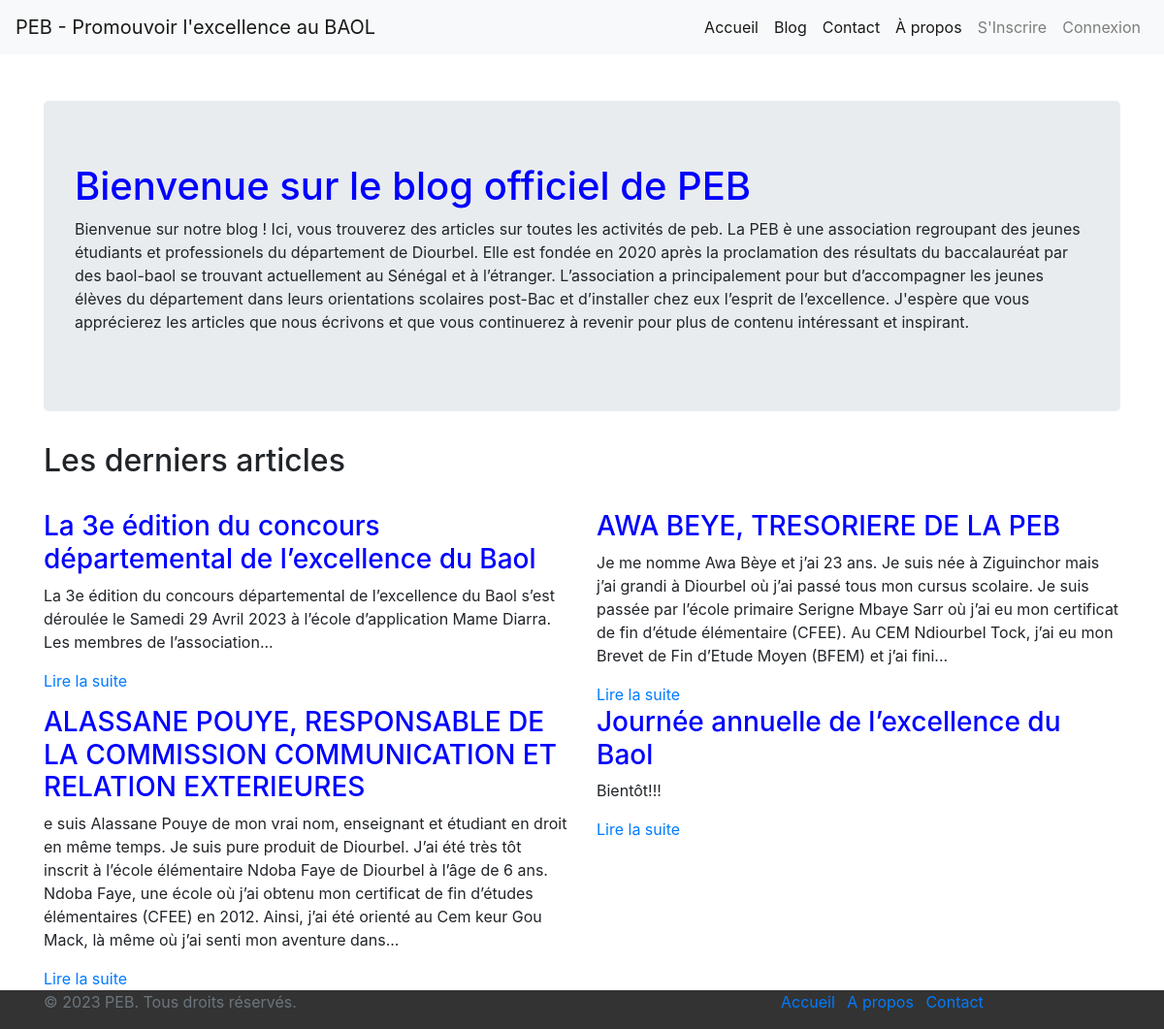
The page / on the database its author committed.
### blog_peb/models.py (models this page shows)
class Article(models.Model):
    titre = models.CharField(max_length=200)
    resume = models.TextField()
    miniature = models.ImageField()
    contenu = models.TextField()
    auteur = models.CharField(max_length=100)
    date_creation = models.DateTimeField(auto_now_add=True)
    date_mise_a_jour = models.DateTimeField(auto_now=True)

### blog_peb/views.py (the view)
# urls.py: path('', accueil, name='accueil'),
def accueil(request):
    latest_articles = Article.objects.order_by('date_creation')[:4]
    context = {
        'articles': latest_articles,
    }
    return render(request, 'accueil.html', context)

### blog_peb/templates/accueil.html (shortened to what this page needs)
{% extends 'base.html' %}
{% block content %}
  <div class="jumbotron">
    <h1>Bienvenue sur le blog officiel de PEB</h1>
    <p>Bienvenue sur notre blog ! Ici, vous trouverez des articles sur toutes les activités de peb.
        La PEB è une association regroupant des jeunes étudiants et professionels du département de Diourbel. Elle est fondée en 2020 après la proclamation des résultats du baccalauréat par des baol-baol se trouvant actuellement au Sénégal et à l’étranger.
        L’association a principalement pour but d’accompagner les jeunes élèves du département dans leurs orientations scolaires post-Bac et d’installer chez eux l’esprit de l’excellence.
        J'espère que vous apprécierez les articles que nous écrivons et que vous continuerez à revenir pour plus de contenu intéressant et inspirant.</p>
  </div>
  <h2>Les derniers articles</h2>
  <br>
  <div class="row">
    {% for article in articles %}
      <div class="col-md-6">
        <h3>{{ article.titre }}</h3>
        <p>{{ article.resume }}</p>
        <a href="{% url 'detail_article' id=article.id %}">Lire la suite</a>
      </div>
    {% endfor %}
  </div>
{% endblock %}

### blog_peb/static/css/base.css (style rules this page uses)
h1, h3 { color: blue; }
body { font-family: 'Open Sans', sans-serif; }

### rows shown on the page
Article: titre "La 3e édition du concours départemental de l’excellence du Baol", resume "La 3e édition du concours départemental de l’excellence du Baol s’est déroulée le Samedi 29 Avril 2023 à l’école d’application Mame Diarra. Les membres de l’association..."
Article: titre "AWA BEYE, TRESORIERE DE LA PEB", resume "Je me nomme Awa Bèye et j’ai 23 ans. Je suis née à Ziguinchor mais j’ai grandi à Diourbel où j’ai passé tous mon cursus scolaire. Je suis passée par l’école primaire Serigne Mbaye Sarr où j’ai eu mon certificat de fin d’étude élémentaire (CFEE). Au CEM Ndiourbel Tock, j’ai eu mon Brevet de Fin d’Etude Moyen (BFEM) et j’ai fini..."
Article: titre "ALASSANE POUYE, RESPONSABLE DE LA COMMISSION COMMUNICATION ET RELATION EXTERIEURES", resume "e suis Alassane Pouye de mon vrai nom, enseignant et étudiant en droit en même temps. Je suis pure produit de Diourbel. J’ai été très tôt inscrit à l’école élémentaire Ndoba Faye de Diourbel à l’âge de 6 ans. Ndoba Faye, une école où j’ai obtenu mon certificat de fin d’études élémentaires (CFEE) en 2012. Ainsi, j’ai été orienté au Cem keur Gou Mack, là même où j’ai senti mon aventure dans..."
Article: titre "Journée annuelle de l’excellence du Baol", resume "Bientôt!!!"
